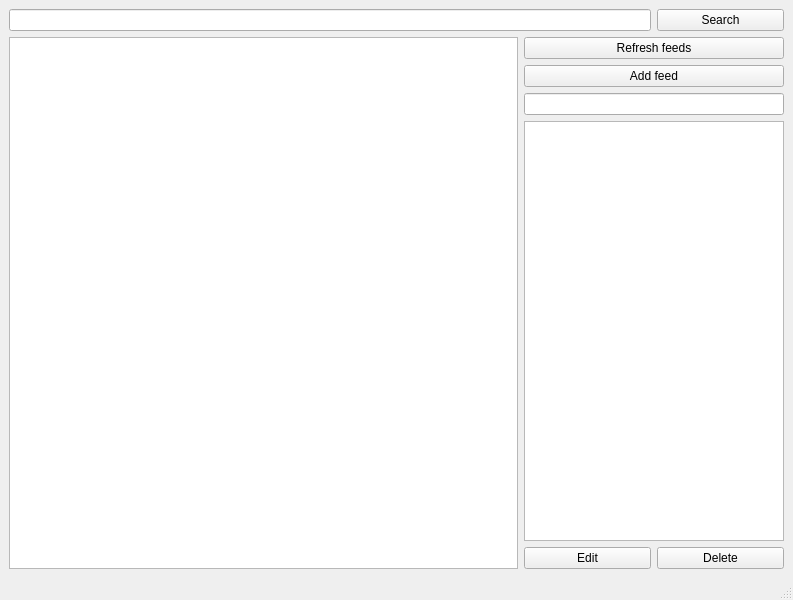
<?xml version="1.0" encoding="UTF-8"?>
<ui version="4.0">
 <class>MainWindow</class>
 <widget class="QMainWindow" name="MainWindow">
  <property name="geometry">
   <rect>
    <x>0</x>
    <y>0</y>
    <width>793</width>
    <height>600</height>
   </rect>
  </property>
  <property name="windowTitle">
   <string>MainWindow</string>
  </property>
  <widget class="QWidget" name="centralwidget">
   <layout class="QGridLayout" name="gridLayout">
    <item row="2" column="1" colspan="2">
     <widget class="QPushButton" name="addButton">
      <property name="sizePolicy">
       <sizepolicy hsizetype="Expanding" vsizetype="Preferred">
        <horstretch>1</horstretch>
        <verstretch>1</verstretch>
       </sizepolicy>
      </property>
      <property name="text">
       <string>Add feed</string>
      </property>
     </widget>
    </item>
    <item row="5" column="2">
     <widget class="QPushButton" name="deleteButton">
      <property name="sizePolicy">
       <sizepolicy hsizetype="Expanding" vsizetype="Fixed">
        <horstretch>0</horstretch>
        <verstretch>0</verstretch>
       </sizepolicy>
      </property>
      <property name="text">
       <string>Delete</string>
      </property>
     </widget>
    </item>
    <item row="1" column="1" colspan="2">
     <widget class="QPushButton" name="refreshButton">
      <property name="sizePolicy">
       <sizepolicy hsizetype="Expanding" vsizetype="Preferred">
        <horstretch>1</horstretch>
        <verstretch>1</verstretch>
       </sizepolicy>
      </property>
      <property name="text">
       <string>Refresh feeds</string>
      </property>
     </widget>
    </item>
    <item row="3" column="1" colspan="2">
     <widget class="QLineEdit" name="lineEdit">
      <property name="sizePolicy">
       <sizepolicy hsizetype="Expanding" vsizetype="Fixed">
        <horstretch>1</horstretch>
        <verstretch>0</verstretch>
       </sizepolicy>
      </property>
      <property name="autoFillBackground">
       <bool>false</bool>
      </property>
      <property name="styleSheet">
       <string notr="true"/>
      </property>
     </widget>
    </item>
    <item row="1" column="0" rowspan="5">
     <widget class="QTextBrowser" name="textBrowser">
      <property name="sizePolicy">
       <sizepolicy hsizetype="Expanding" vsizetype="Expanding">
        <horstretch>4</horstretch>
        <verstretch>0</verstretch>
       </sizepolicy>
      </property>
     </widget>
    </item>
    <item row="0" column="0" colspan="2">
     <widget class="QLineEdit" name="lineEdit_2">
      <property name="sizePolicy">
       <sizepolicy hsizetype="Expanding" vsizetype="Fixed">
        <horstretch>0</horstretch>
        <verstretch>0</verstretch>
       </sizepolicy>
      </property>
     </widget>
    </item>
    <item row="5" column="1">
     <widget class="QPushButton" name="editButton">
      <property name="sizePolicy">
       <sizepolicy hsizetype="Expanding" vsizetype="Fixed">
        <horstretch>0</horstretch>
        <verstretch>0</verstretch>
       </sizepolicy>
      </property>
      <property name="text">
       <string>Edit</string>
      </property>
     </widget>
    </item>
    <item row="4" column="1" colspan="2">
     <widget class="QListWidget" name="listWidget">
      <property name="sizePolicy">
       <sizepolicy hsizetype="Expanding" vsizetype="Expanding">
        <horstretch>1</horstretch>
        <verstretch>20</verstretch>
       </sizepolicy>
      </property>
      <property name="styleSheet">
       <string notr="true"/>
      </property>
      <property name="spacing">
       <number>2</number>
      </property>
      <property name="viewMode">
       <enum>QListView::ListMode</enum>
      </property>
      <property name="itemAlignment">
       <set>Qt::AlignCenter</set>
      </property>
     </widget>
    </item>
    <item row="0" column="2">
     <widget class="QPushButton" name="searchButton">
      <property name="sizePolicy">
       <sizepolicy hsizetype="Expanding" vsizetype="Fixed">
        <horstretch>0</horstretch>
        <verstretch>0</verstretch>
       </sizepolicy>
      </property>
      <property name="text">
       <string>Search</string>
      </property>
     </widget>
    </item>
   </layout>
  </widget>
  <widget class="QStatusBar" name="statusbar"/>
  <widget class="QMenuBar" name="menubar">
   <property name="geometry">
    <rect>
     <x>0</x>
     <y>0</y>
     <width>793</width>
     <height>22</height>
    </rect>
   </property>
  </widget>
 </widget>
 <resources/>
 <connections/>
</ui>
